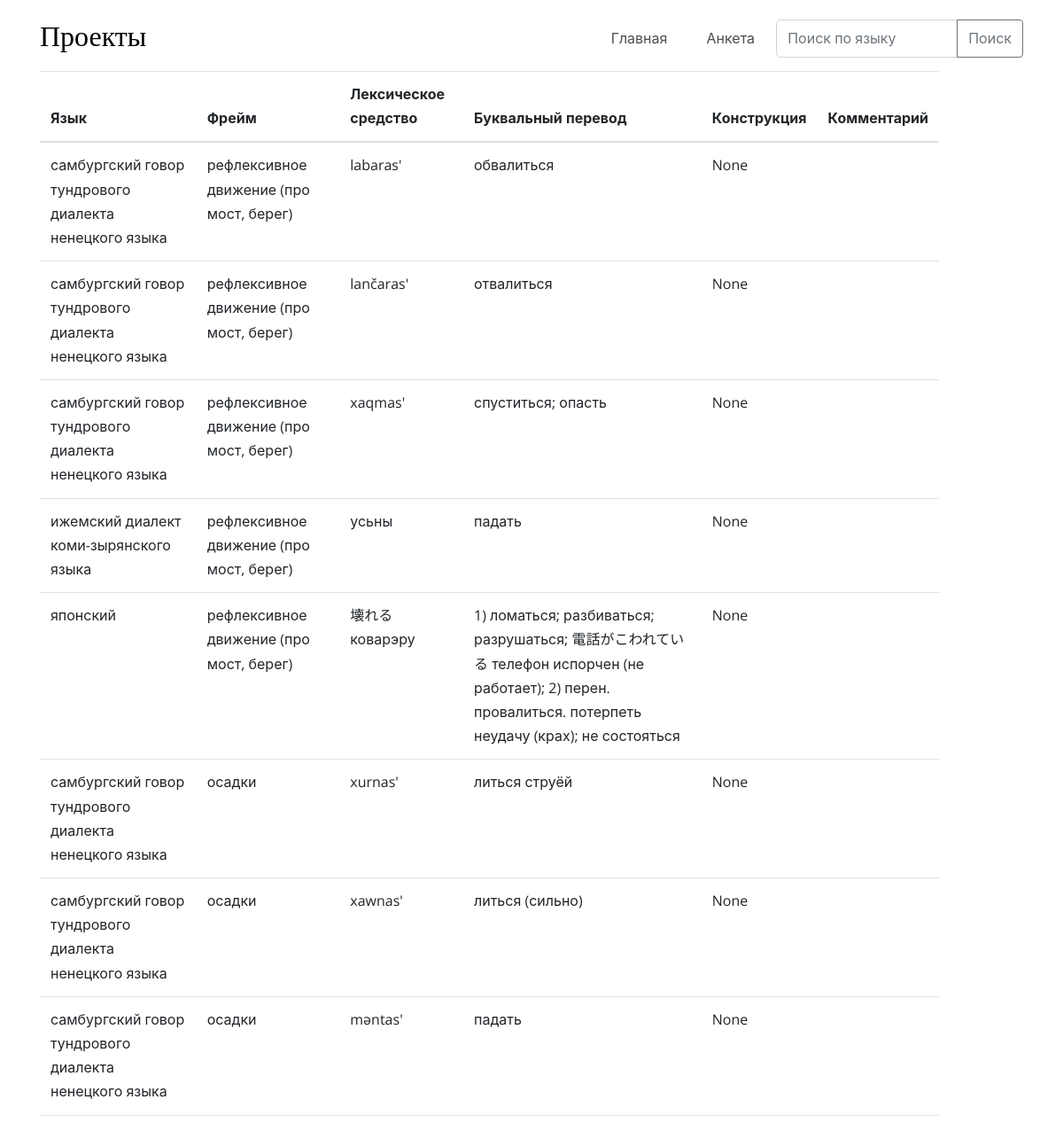
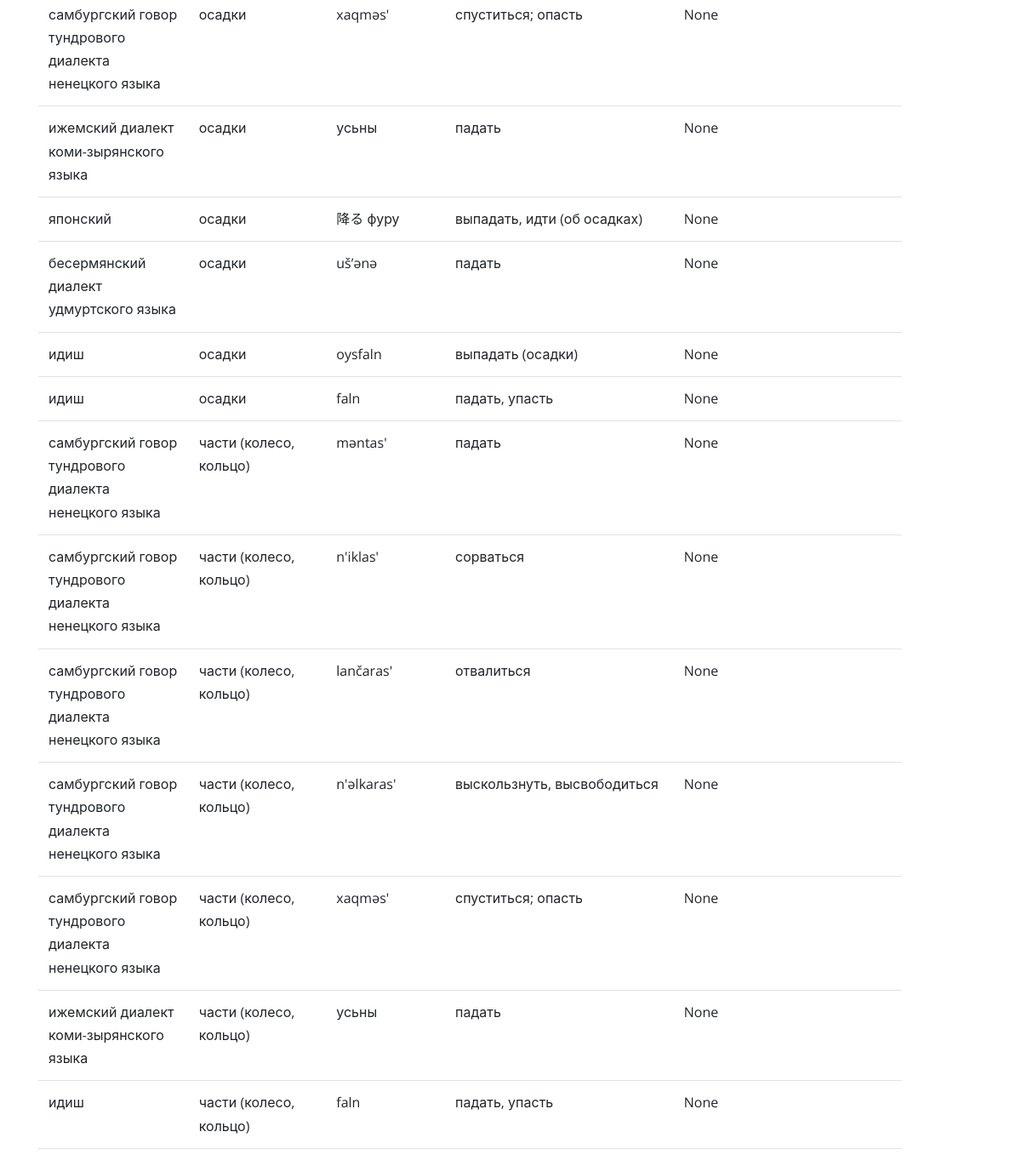
The page /db_search/1/ on the database its author committed (2 pictures, top to bottom).
### projects/models/search_model.py (models this page shows, shortened)
class SearchObjects(models.Model):
	project = models.ForeignKey('ProjectSearch',  on_delete=models.SET_NULL, null=True, blank = True)
	word = models.CharField(max_length=150, verbose_name = 'Слово')
	translation = models.CharField(max_length=150, verbose_name = 'Перевод')
	language = models.ForeignKey('SearchLanguages',  on_delete=models.SET_NULL, null=True, blank = True)
	frame = models.ForeignKey('SecondLevelFrames',  on_delete=models.SET_NULL, null=True, blank = True)
	construction_is = models.BooleanField(default = True, blank = True)
	construction = models.CharField(max_length=150, null=True, blank = True, verbose_name = 'Конструкция')
	comment = models.TextField(null=True, blank = True)
	class Meta:
		verbose_name = 'Слово'
		verbose_name_plural = 'Слова'

class SearchLanguages(models.Model):
	language = models.CharField(max_length=150, verbose_name = 'Язык')
	author = models.CharField(max_length=150, verbose_name = 'Сборщик данных', blank = True)
	project = models.ForeignKey('ProjectSearch',  on_delete=models.SET_NULL, null=True, blank = True)
	def __str__(self):
		return self.language
	class Meta:
		verbose_name = 'Язык'
		verbose_name_plural = 'Языки'

class SecondLevelFrames(models.Model):
	parent_frame = models.ForeignKey('FirstLevelFrames', on_delete=models.SET_NULL, null=True, blank = True, verbose_name='Родительский фрейм')
	second_frame = models.CharField(max_length=150, verbose_name = 'Фрейм')
	video_is = models.BooleanField(default = False, blank = True)
	image_is = models.BooleanField(default = False, blank = True)
	frame_image = models.FileField(upload_to = 'images/',verbose_name='Изображение', blank = True)
	def __str__(self):
		return self.second_frame
	class Meta:
		verbose_name = 'Фрейм 2 уровня'
		verbose_name_plural = 'Фреймы 2 уровня'

### projects/views.py (the view)
# urls.py: path('db_search/<int:pk>/', views.DBView.as_view(), name='db_search'),
class DBView(ListView):
	def get(self, request, pk):
		searchobject = ProjectSearch.objects.get(id = pk)
		words = SearchObjects.objects.all()
		context = {
			'words': words,
			'searchobject': searchobject,
		}
		return render(request, 'projects/db_search.html', context )

### templates/projects/db_search.html
{% extends 'projects/base.html' %}
{% block navbar %}
<li><a href="{% url 'home' %}" class="nav-link">Главная</a></li>
<li><a href="{% url 'questionnaire' searchobject.url %}" class="nav-link">Анкета</a></li>
<li>
	<form action="{% url 'search' searchobject.pk %}" method="get">
		<div class="input-group mb-3">
			<input type="text" class="form-control" placeholder="Поиск по языку" name='q'>
			<button class="btn btn-outline-secondary" type="submit" id="button-addon2">Поиск</button>
		</div>
	</form>
</li>
{% endblock %}
{% block content %}
<section class="site-section">
	<div class="container">
		<div class="row">
			<div class="col-md-11">
				<table class="table table-hover">
					<thead>
						<tr>
							<th scope="col">Язык</th>
							<th scope="col">Фрейм</th>
							<th scope="col">Лексическое средство</th>
							<th scope="col">Буквальный перевод</th>
							<th scope="col">Конструкция</th>
							<th scope="col">Комментарий</th>
						</tr>
					</thead>
					<tbody>
						{% for item in words %}
						{% if item.project_id == searchobject.pk %}
						<tr>
							<td>{{ item.language }}</td>
							<td>{{ item.frame }}</td>
							<td>{{ item.word }}</td>
							<td>{{ item.translation }}</td>
							<td>{{ item.construction }}</td>
							<td>{{ item.comment }}</td>
						</tr>
						{% endif %}
						{% endfor %}
					</tbody>
				</table>
			</div>
		</div>
	</div>
</section>
{% endblock %}

### projects/static/css/style.css (style rules this page uses)
html { overflow-x: hidden; }
body { line-height: 1.7; color: gray; font-weight: 400; font-size: 1rem; }
a { -webkit-transition: .3s all ease; -o-transition: .3s all ease; transition: .3s all ease; }
body:after { -webkit-transition: .3s all ease-in-out; -o-transition: .3s all ease-in-out; transition: .3s all ease-in-out; }
.btn { font-size: 16px; }
.form-control { height: 43px; border-radius: 5px; font-family: "Open Sans", -apple-system, BlinkMacSystemFont, "Segoe UI", Roboto, "Helvetica Neue", Arial, "Noto Sans", sans-serif, "Apple Color Emoji", "Segoe UI Emoji", "Segoe UI Symbol", "Noto Color Emoji"; }
.site-section { padding: 2.5em 0; }
@media (min-width: 768px) { .site-section { padding: 5em 0; } }
.site-navbar .site-navigation .site-menu a { text-decoration: none !important; display: inline-block; }
.site-navbar .site-navigation .site-menu > li { display: inline-block; }
.site-navbar .site-navigation .site-menu > li > a { padding: 30px 20px; color: #000; display: inline-block; text-decoration: none !important; }
.site-mobile-menu .site-nav-wrap a { padding: 10px 20px; display: block; position: relative; color: #212529; }
.site-mobile-menu .site-nav-wrap li { position: relative; display: block; }
.site-mobile-menu .site-nav-wrap > li { display: block; position: relative; float: left; width: 100%; }
.site-mobile-menu .site-nav-wrap > li > a { padding-left: 20px; font-size: 20px; }
.sticky-wrapper .site-navbar .site-menu > li > a { color: rgba(0, 0, 0, 0.7) !important; }

### rows shown on the page
SearchObjects: language "самбургский говор тундрового диалекта ненецкого языка", frame "рефлексивное движение (про мост, берег)", word "labaras'", translation "обвалиться", construction "None"
SearchObjects: language "самбургский говор тундрового диалекта ненецкого языка", frame "рефлексивное движение (про мост, берег)", word "lančaras'", translation "отвалиться", construction "None"
SearchObjects: language "самбургский говор тундрового диалекта ненецкого языка", frame "рефлексивное движение (про мост, берег)", word "xaqmas'", translation "спуститься; опасть", construction "None"
SearchObjects: language "ижемский диалект коми-зырянского языка", frame "рефлексивное движение (про мост, берег)", word "усьны", translation "падать", construction "None"
SearchObjects: language "японский", frame "рефлексивное движение (про мост, берег)", word "壊れる коварэру", translation "1) ломаться; разбиваться; разрушаться; 電話がこわれている телефон испорчен (не работает); 2) перен. провалиться. потерпеть неудачу (крах); не состояться", construction "None"
SearchObjects: language "самбургский говор тундрового диалекта ненецкого языка", frame "осадки", word "xurnas'", translation "литься струёй", construction "None"
SearchObjects: language "самбургский говор тундрового диалекта ненецкого языка", frame "осадки", word "xawnas'", translation "литься (сильно)", construction "None"
SearchObjects: language "самбургский говор тундрового диалекта ненецкого языка", frame "осадки", word "məntas'", translation "падать", construction "None"
SearchObjects: language "самбургский говор тундрового диалекта ненецкого языка", frame "осадки", word "xaqməs'", translation "спуститься; опасть", construction "None"
SearchObjects: language "ижемский диалект коми-зырянского языка", frame "осадки", word "усьны", translation "падать", construction "None"
SearchObjects: language "японский", frame "осадки", word "降る фуру", translation "выпадать, идти (об осадках)", construction "None"
SearchObjects: language "бесермянский диалект удмуртского языка", frame "осадки", word "ušʼənə", translation "падать", construction "None"
SearchObjects: language "идиш", frame "осадки", word "oysfaln", translation "выпадать (осадки)", construction "None"
SearchObjects: language "идиш", frame "осадки", word "faln", translation "падать, упасть", construction "None"
SearchObjects: language "самбургский говор тундрового диалекта ненецкого языка", frame "части (колесо, кольцо)", word "məntas'", translation "падать", construction "None"
SearchObjects: language "самбургский говор тундрового диалекта ненецкого языка", frame "части (колесо, кольцо)", word "n'iklas'", translation "сорваться", construction "None"
SearchObjects: language "самбургский говор тундрового диалекта ненецкого языка", frame "части (колесо, кольцо)", word "lančaras'", translation "отвалиться", construction "None"
SearchObjects: language "самбургский говор тундрового диалекта ненецкого языка", frame "части (колесо, кольцо)", word "n'əlkaras'", translation "выскользнуть, высвободиться", construction "None"
SearchObjects: language "самбургский говор тундрового диалекта ненецкого языка", frame "части (колесо, кольцо)", word "xaqməs'", translation "спуститься; опасть", construction "None"
SearchObjects: language "ижемский диалект коми-зырянского языка", frame "части (колесо, кольцо)", word "усьны", translation "падать", construction "None"
SearchObjects: language "идиш", frame "части (колесо, кольцо)", word "faln", translation "падать, упасть", construction "None"
